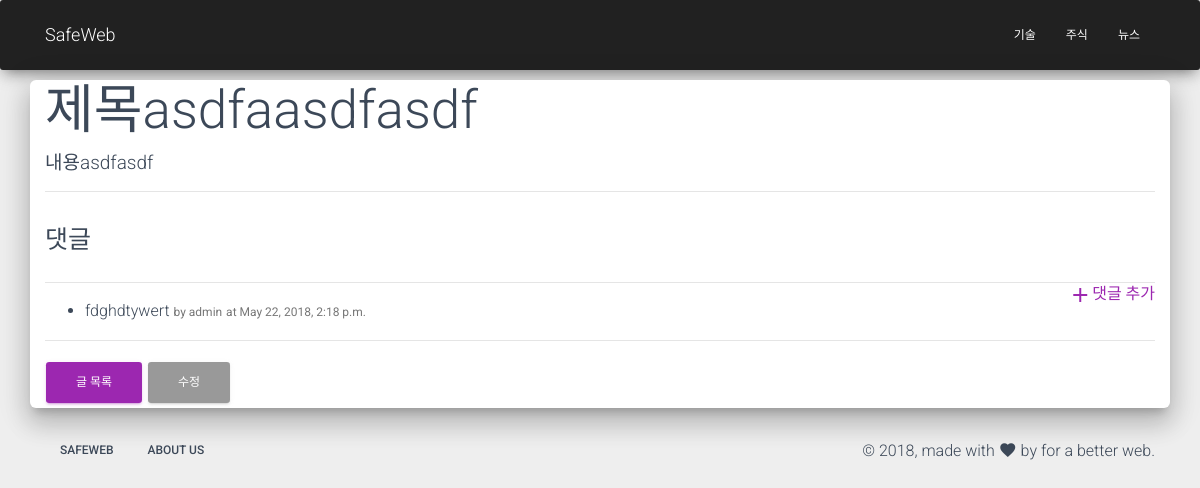
The app's page /blog/제목asdfaasdfasdf/6/ with its own data.
### blog/models.py (models this page shows, shortened)
class Post(models.Model):
    category = models.ForeignKey(Category, on_delete=models.SET_NULL, null=True, related_name='posts')
    author = models.ForeignKey(settings.AUTH_USER_MODEL, on_delete=models.SET_NULL, null=True)
    title = models.CharField(max_length=100)
    content = models.TextField(validators=[min_length_3_validator])
    Tags = models.ManyToManyField('Tag', blank=True)
    slug = models.SlugField(max_length=200, db_index=True, unique=True, allow_unicode=True)
    Comments = models.PositiveSmallIntegerField(default=0, null=True)
    created = models.DateTimeField(auto_now_add=True)
    updated = models.DateTimeField(auto_now=True)
    published = models.DateTimeField(blank=True, null=True)
    image = models.ImageField(default='default.png', upload_to='post/%Y/%m/%d', blank=True)
    ip = models.GenericIPAddressField(null=True)
    class Meta:
        ordering = ['-created']
        index_together = (('id', 'slug'),)

class Comment(models.Model):
    post = models.ForeignKey('post', on_delete=models.CASCADE, null=False)
    author = models.ForeignKey(settings.AUTH_USER_MODEL, on_delete=models.SET_NULL, null=True)
    message = models.TextField(max_length=2000, null=False)
    created = models.DateTimeField(auto_now_add=True)
    updated = models.DateTimeField(auto_now=True)
    is_public = models.BooleanField(default=False)
    ip = models.GenericIPAddressField(null=True)

### blog/views.py (the view, shortened to what this page needs)
# urls.py: path('<slug>/<int:id>/', views.post_detail, name='post_detail'),
def post_detail(request, slug, id):
    post = get_object_or_404(Post, slug=slug, id=id)
    return render(request, 'blog/post_detail.html', {'post': post})

### blog/templates/blog/post_detail.html (shortened to what this page needs)
{% extends 'blog/post_base.html' %}
{% load staticfiles %}
{% block post %}
<div class="col-12">
    <div class="post">
        <h1>{{ post.title }}</h1>
        <p>{{ post.content |linebreaksbr }}</p>
    </div>
    <hr>
    <div class="title">
        <h3>댓글</h3>
    </div>
    <a href="{% url 'blog:comment_create' post.slug post.id %}" class="pull-right">
        <i class="material-icons">add</i>댓글 추가
    </a>
    <hr />
    <ul>
        {% for comment in post.comment_set.all %}
        <li>
            {{ comment.message }}
            <small>by {{ comment.author }}</small>
            <small>at {{ comment.created }}</small>
        </li>
    {% endfor %}
    </ul>
    <hr>
    <a href="{% url "blog:post_list" %}" class='btn btn-primary'>글 목록</a>
    <a href="{% url "blog:post_edit"  post.slug post.id %}" class='btn btn-default'>수정</a>
</div>
{% endblock post%}

### blog/templates/blog/post_detail.html (style rules this page uses)
p { font-size: 19px; }

### records on screen
Post: title "제목asdfaasdfasdf", content "내용asdfasdf"
Comment: message "fdghdtywert", author "admin", created "May 22, 2018, 2:18 p.m."
